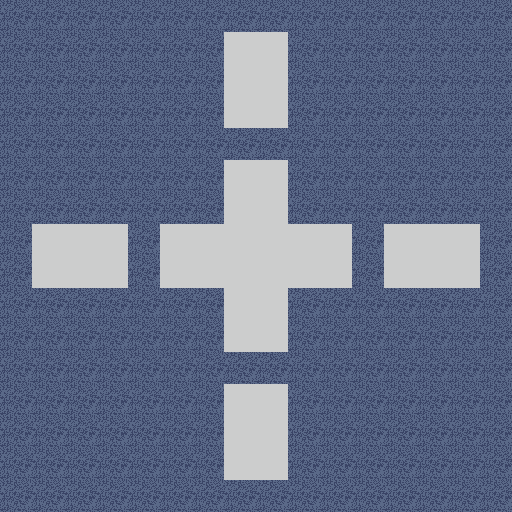

Tiled map render using the project's own tile images. Description and the whole map definition, tile-layer contents included, below:
An orthogonal 16x16 tile map with 32x32 px tiles, 2 tile layers (main, animated).

<map version="1.10" tiledversion="1.11.0" orientation="orthogonal" renderorder="right-down" width="16" height="16" tilewidth="32" tileheight="32" infinite="0" nextlayerid="6" nextobjectid="1">
 <tileset firstgid="1" source="tileset2.tsx" />
 <layer id="1" name="main" width="16" height="16" offsetx="0.3333" offsety="0.1667">
  <data encoding="csv">
536870974,536870974,536870974,536870974,536870974,536870974,536870974,536870974,536870974,536870974,536870974,536870974,536870974,536870974,536870974,536870974,
536870974,536870974,536870974,536870974,536870974,536870974,536870974,536870975,536870975,536870974,536870974,536870974,536870974,536870974,536870974,536870974,
536870974,536870974,536870974,536870974,536870974,536870974,536870974,536870975,536870975,536870974,536870974,536870974,536870974,536870974,536870974,536870974,
536870974,536870974,536870974,536870974,536870974,536870974,536870974,536870975,536870975,536870974,536870974,536870974,536870974,536870974,536870974,536870974,
536870974,536870974,536870974,536870974,536870974,536870974,536870974,536870974,536870974,536870974,536870974,536870974,536870974,536870974,536870974,536870974,
536870974,536870974,536870974,536870974,536870974,536870974,536870974,536870975,536870975,536870974,536870974,536870974,536870974,536870974,536870974,536870974,
536870974,536870974,536870974,536870974,536870974,536870974,536870974,536870975,536870975,536870974,536870974,536870974,536870974,536870974,536870974,536870974,
536870974,536870975,536870975,536870975,536870974,536870975,536870975,536870975,536870975,536870975,536870975,536870974,536870975,536870975,536870975,536870974,
536870974,536870975,536870975,536870975,536870974,536870975,536870975,536870975,536870975,536870975,536870975,536870974,536870975,536870975,536870975,536870974,
536870974,536870974,536870974,536870974,536870974,536870974,536870974,536870975,536870975,536870974,536870974,536870974,536870974,536870974,536870974,536870974,
536870974,536870974,536870974,536870974,536870974,536870974,536870974,536870975,536870975,536870974,536870974,536870974,536870974,536870974,536870974,536870974,
536870974,536870974,536870974,536870974,536870974,536870974,536870974,536870974,536870974,536870974,536870974,536870974,536870974,536870974,536870974,536870974,
536870974,536870974,536870974,536870974,536870974,536870974,536870974,536870975,536870975,536870974,536870974,536870974,536870974,536870974,536870974,536870974,
536870974,536870974,536870974,536870974,536870974,536870974,536870974,536870975,536870975,536870974,536870974,536870974,536870974,536870974,536870974,536870974,
536870974,536870974,536870974,536870974,536870974,536870974,536870974,536870975,536870975,536870974,536870974,536870974,536870974,536870974,536870974,536870974,
536870974,536870974,536870974,536870974,536870974,536870974,536870974,536870974,536870974,536870974,536870974,536870974,536870974,536870974,536870974,536870974
</data>
 </layer>
 <layer id="5" name="animated" width="16" height="16">
  <data encoding="csv">
0,0,0,0,0,0,0,0,0,0,0,0,0,0,0,0,
0,0,0,0,0,0,0,0,0,0,0,0,0,0,0,0,
0,0,0,0,0,0,0,0,0,0,0,0,0,0,0,0,
0,0,0,0,0,0,0,0,0,0,0,0,0,0,0,0,
0,0,0,0,0,0,0,0,0,0,0,0,0,0,0,0,
0,0,0,0,0,0,0,0,0,0,0,0,0,0,0,0,
0,0,0,0,0,0,0,0,0,0,0,0,0,0,0,0,
0,0,0,0,0,0,0,0,0,0,0,0,0,0,0,0,
0,0,0,0,0,0,0,0,0,0,0,0,0,0,0,0,
0,0,0,0,0,0,0,0,0,0,0,0,0,0,0,0,
0,0,0,0,0,0,0,0,0,0,0,0,0,0,0,0,
0,0,0,0,0,0,0,0,0,0,0,0,0,0,0,0,
0,0,0,0,0,0,0,0,0,0,0,0,0,0,0,0,
0,0,0,0,0,0,0,0,0,0,0,0,0,0,0,0,
0,0,0,0,0,0,0,0,0,0,0,0,0,0,0,0,
0,0,0,0,0,0,0,0,0,0,0,0,0,0,0,0
</data>
 </layer>
</map>
